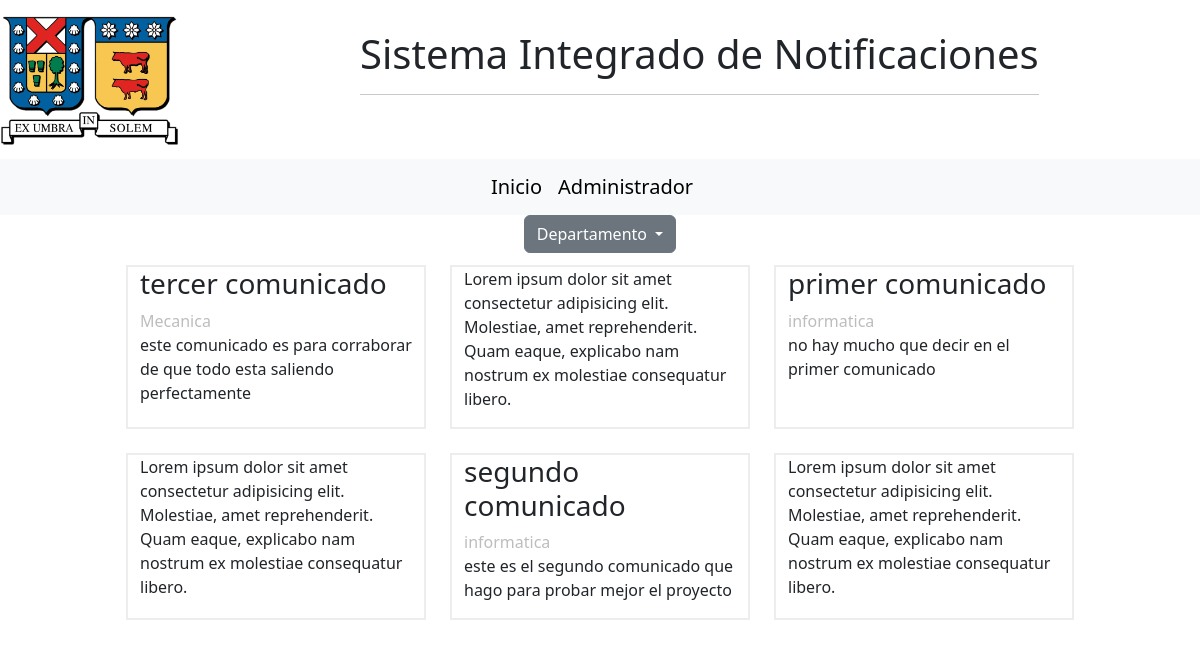
The page / on the database its author committed.
### myapp/models.py (models this page shows, shortened)
class Comunicado(models.Model):
    id = models.BigAutoField(primary_key=True)
    titulo=models.CharField(max_length=255)
    detalle = models.CharField(max_length=255)
    detalle_corto=models.CharField(max_length=160)
    tipo=models.CharField(max_length=50,choices=TIPO_CHOICES)
    entidad= models.ForeignKey(Entidad,on_delete=models.CASCADE)
    visible = models.BooleanField()
    fecha_publicacion= models.DateTimeField()
    fecha_ultima_publicacion=models.DateTimeField()
    publicado_por = models.ForeignKey(User, on_delete=models.CASCADE, related_name='comunicados_publicados')
    modificado_por = models.ForeignKey(User, on_delete=models.CASCADE, related_name='comunicados_modificados')

class Entidad(models.Model):
    id = models.BigAutoField(primary_key=True)
    nombre = models.CharField(max_length=255)
    logo = models.ImageField(upload_to='myapp/static/myapp/img/')
    def __str__(self) -> str:
        return self.nombre

### myapp/views.py (the view)
# urls.py: path('',views.index,name="home"),
def index(request):
    cantidad_comunicados=Comunicado.objects.count()
    id_entidad= request.GET.get('id_entidad')
    if id_entidad:
        comunicado=Comunicado.objects.filter(entidad=id_entidad).order_by('-fecha_publicacion')
    else:
        comunicado=Comunicado.objects.all().order_by('-fecha_publicacion')
    entidades =Entidad.objects.all()
    data ={
        "Comunicado":comunicado,
        "Entidad":entidades,
    }
    return render(request,"myapp/index.html",data)

### myapp/templates/myapp/index.html
{% load static %}
{% include 'myapp/base.html' %}
{% block content %}
<div class="container-fluid">
    <div class="row d-flex justify-content-center">
        {% for comunicado in Comunicado %}
        <div id="comunicar" class="col-3">
            <h3>{{comunicado.titulo}}</h3>
            <p id="entidades">{{comunicado.entidad}}<br></p>
            <p>{{comunicado.detalle}}</p>
        </div>
        <div id="comunicar" class="col-3">
            <p>Lorem ipsum dolor sit amet consectetur adipisicing elit. Molestiae, amet reprehenderit. Quam eaque, explicabo nam nostrum ex molestiae consequatur libero.</p>
        </div>
        {% endfor %}
    </div>
</div>
{% endblock %}

### myapp/templates/myapp/Base.html (shortened to what this page needs)
{% load static %}
<!DOCTYPE html>
<html lang="en">
<head>
    <link rel="stylesheet" href="{% static 'myapp/css/bootstrap.css' %}">
    <link rel="stylesheet" href="{% static 'myapp/css/estilos.css' %}">
</head>
<body>
    <div class="d-flex">
        <img src="{% static 'myapp/img/logo.png' %}" id="imagen" class="img-fluid">
        <div id="titulo">
            <h1>Sistema Integrado de Notificaciones</h1>
            <hr />
        </div>
    </div>
    {% include 'myapp/navbar.html' %}
    {% include 'myapp/dropdown.html' %}
</body>
</html>

### myapp/templates/myapp/navbar.html
<nav class="navbar navbar-expand-lg bg-body-tertiary ">
    <div class="container-fluid d-flex justify-content-center">
      <a class="navbar-brand" href="{% url 'home' %}">Inicio</a>
      <a class="navbar-brand" href="{% url 'admin:index' %}">Administrador</a>
    </div>
  </nav>

### myapp/templates/myapp/dropdown.html (shortened to what this page needs)
<div class="dropdown d-flex justify-content-center">
    <a class="btn btn-secondary dropdown-toggle " href="#" role="button" data-bs-toggle="dropdown" aria-expanded="false">
      Departamento
    </a>
  </div>

### myapp/static/myapp/css/estilos.css (style rules this page uses)
#imagen { left : 0; top :0; width :15vw; height: auto; }
#titulo { margin-left: 15vw; margin-top:2.5vw; }
#comunicar { margin :1vw; border: 0.2vw #EDEDED solid; }
#entidades { margin:0; color:#BDBDBD }

### rows shown on the page
Comunicado: titulo "tercer comunicado", entidad "Mecanica", detalle "este comunicado es para corraborar de que todo esta saliendo perfectamente"
Comunicado: titulo "primer comunicado", entidad "informatica", detalle "no hay mucho que decir en el primer comunicado"
Comunicado: titulo "segundo comunicado", entidad "informatica", detalle "este es el segundo comunicado que hago para probar mejor el proyecto"
